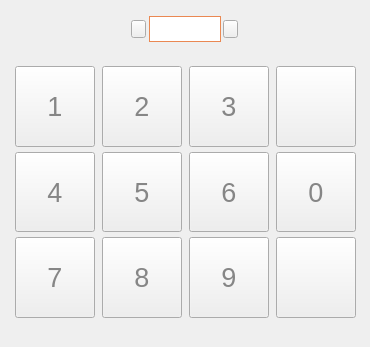
<?xml version="1.0" encoding="UTF-8"?>
<ui version="4.0">
 <class>AdjustPositionWidget</class>
 <widget class="QWidget" name="AdjustPositionWidget">
  <property name="geometry">
   <rect>
    <x>0</x>
    <y>0</y>
    <width>370</width>
    <height>347</height>
   </rect>
  </property>
  <property name="windowTitle">
   <string>Form</string>
  </property>
  <widget class="QWidget" name="keyBoardWidget" native="true">
   <property name="geometry">
    <rect>
     <x>0</x>
     <y>56</y>
     <width>370</width>
     <height>282</height>
    </rect>
   </property>
   <property name="styleSheet">
    <string notr="true">QWidget#keyBoardWidget{
border-image: url(:/kPosSetImage/adjust/keyBoardSkin.png);
}</string>
   </property>
   <layout class="QGridLayout" name="gridLayout">
    <property name="leftMargin">
     <number>15</number>
    </property>
    <property name="topMargin">
     <number>10</number>
    </property>
    <property name="rightMargin">
     <number>15</number>
    </property>
    <property name="bottomMargin">
     <number>20</number>
    </property>
    <property name="horizontalSpacing">
     <number>7</number>
    </property>
    <property name="verticalSpacing">
     <number>5</number>
    </property>
    <item row="1" column="1">
     <widget class="QPushButton" name="num5Button">
      <property name="sizePolicy">
       <sizepolicy hsizetype="Minimum" vsizetype="Minimum">
        <horstretch>0</horstretch>
        <verstretch>0</verstretch>
       </sizepolicy>
      </property>
      <property name="styleSheet">
       <string notr="true">QPushButton{
	border-image: url(:/kPosSetImage/adjust/numberKey.png);
	font-size:27px;
	font-family:&quot;微软雅黑&quot;;
	color:#868686;
}

QPushButton:pressed{
	border-image: url(:/kPosSetImage/adjust/numberKeyPressed.png);
}</string>
      </property>
      <property name="text">
       <string>5</string>
      </property>
     </widget>
    </item>
    <item row="1" column="0">
     <widget class="QPushButton" name="num4Button">
      <property name="sizePolicy">
       <sizepolicy hsizetype="Minimum" vsizetype="Minimum">
        <horstretch>0</horstretch>
        <verstretch>0</verstretch>
       </sizepolicy>
      </property>
      <property name="styleSheet">
       <string notr="true">QPushButton{
	border-image: url(:/kPosSetImage/adjust/numberKey.png);
	font-size:27px;
	font-family:&quot;微软雅黑&quot;;
	color:#868686;
}

QPushButton:pressed{
	border-image: url(:/kPosSetImage/adjust/numberKeyPressed.png);
}</string>
      </property>
      <property name="text">
       <string>4</string>
      </property>
     </widget>
    </item>
    <item row="2" column="0">
     <widget class="QPushButton" name="num7Button">
      <property name="sizePolicy">
       <sizepolicy hsizetype="Minimum" vsizetype="Minimum">
        <horstretch>0</horstretch>
        <verstretch>0</verstretch>
       </sizepolicy>
      </property>
      <property name="styleSheet">
       <string notr="true">QPushButton{
	border-image: url(:/kPosSetImage/adjust/numberKey.png);
	font-size:27px;
	font-family:&quot;微软雅黑&quot;;
	color:#868686;
}

QPushButton:pressed{
	border-image: url(:/kPosSetImage/adjust/numberKeyPressed.png);
}</string>
      </property>
      <property name="text">
       <string>7</string>
      </property>
     </widget>
    </item>
    <item row="0" column="1">
     <widget class="QPushButton" name="num2Button">
      <property name="sizePolicy">
       <sizepolicy hsizetype="Minimum" vsizetype="Minimum">
        <horstretch>0</horstretch>
        <verstretch>0</verstretch>
       </sizepolicy>
      </property>
      <property name="styleSheet">
       <string notr="true">QPushButton{
	border-image: url(:/kPosSetImage/adjust/numberKey.png);
	font-size:27px;
	font-family:&quot;微软雅黑&quot;;
	color:#868686;
}

QPushButton:pressed{
	border-image: url(:/kPosSetImage/adjust/numberKeyPressed.png);
}</string>
      </property>
      <property name="text">
       <string>2</string>
      </property>
     </widget>
    </item>
    <item row="0" column="0">
     <widget class="QPushButton" name="num1Button">
      <property name="sizePolicy">
       <sizepolicy hsizetype="Minimum" vsizetype="Minimum">
        <horstretch>0</horstretch>
        <verstretch>0</verstretch>
       </sizepolicy>
      </property>
      <property name="styleSheet">
       <string notr="true">QPushButton{
	border-image: url(:/kPosSetImage/adjust/numberKey.png);
	font-size:27px;
	font-family:&quot;微软雅黑&quot;;
	color:#868686;
}

QPushButton:pressed{
	border-image: url(:/kPosSetImage/adjust/numberKeyPressed.png);
}</string>
      </property>
      <property name="text">
       <string>1</string>
      </property>
     </widget>
    </item>
    <item row="2" column="1">
     <widget class="QPushButton" name="num8Button">
      <property name="sizePolicy">
       <sizepolicy hsizetype="Minimum" vsizetype="Minimum">
        <horstretch>0</horstretch>
        <verstretch>0</verstretch>
       </sizepolicy>
      </property>
      <property name="styleSheet">
       <string notr="true">QPushButton{
	border-image: url(:/kPosSetImage/adjust/numberKey.png);
	font-size:27px;
	font-family:&quot;微软雅黑&quot;;
	color:#868686;
}

QPushButton:pressed{
	border-image: url(:/kPosSetImage/adjust/numberKeyPressed.png);
}</string>
      </property>
      <property name="text">
       <string>8</string>
      </property>
     </widget>
    </item>
    <item row="0" column="4">
     <widget class="QPushButton" name="deleteButton">
      <property name="sizePolicy">
       <sizepolicy hsizetype="Minimum" vsizetype="Minimum">
        <horstretch>0</horstretch>
        <verstretch>0</verstretch>
       </sizepolicy>
      </property>
      <property name="styleSheet">
       <string notr="true">QPushButton{	
	border-image: url(:/kPosSetImage/adjust/delete.png);
}

QPushButton:pressed{	
	border-image: url(:/kPosSetImage/adjust/delete_pressed.png);
}</string>
      </property>
      <property name="text">
       <string/>
      </property>
     </widget>
    </item>
    <item row="1" column="2">
     <widget class="QPushButton" name="num6Button">
      <property name="sizePolicy">
       <sizepolicy hsizetype="Minimum" vsizetype="Minimum">
        <horstretch>0</horstretch>
        <verstretch>0</verstretch>
       </sizepolicy>
      </property>
      <property name="styleSheet">
       <string notr="true">QPushButton{
	border-image: url(:/kPosSetImage/adjust/numberKey.png);
	font-size:27px;
	font-family:&quot;微软雅黑&quot;;
	color:#868686;
}

QPushButton:pressed{
	border-image: url(:/kPosSetImage/adjust/numberKeyPressed.png);
}</string>
      </property>
      <property name="text">
       <string>6</string>
      </property>
     </widget>
    </item>
    <item row="0" column="2">
     <widget class="QPushButton" name="num3Button">
      <property name="sizePolicy">
       <sizepolicy hsizetype="Minimum" vsizetype="Minimum">
        <horstretch>0</horstretch>
        <verstretch>0</verstretch>
       </sizepolicy>
      </property>
      <property name="styleSheet">
       <string notr="true">QPushButton{
	border-image: url(:/kPosSetImage/adjust/numberKey.png);
	font-size:27px;
	font-family:&quot;微软雅黑&quot;;
	color:#868686;
}

QPushButton:pressed{
	border-image: url(:/kPosSetImage/adjust/numberKeyPressed.png);
}</string>
      </property>
      <property name="text">
       <string>3</string>
      </property>
     </widget>
    </item>
    <item row="1" column="4">
     <widget class="QPushButton" name="num0Button">
      <property name="sizePolicy">
       <sizepolicy hsizetype="Minimum" vsizetype="Minimum">
        <horstretch>0</horstretch>
        <verstretch>0</verstretch>
       </sizepolicy>
      </property>
      <property name="styleSheet">
       <string notr="true">QPushButton{
	border-image: url(:/kPosSetImage/adjust/numberKey.png);
	font-size:27px;
	font-family:&quot;微软雅黑&quot;;
	color:#868686;
}

QPushButton:pressed{
	border-image: url(:/kPosSetImage/adjust/numberKeyPressed.png);
}</string>
      </property>
      <property name="text">
       <string>0</string>
      </property>
     </widget>
    </item>
    <item row="2" column="2">
     <widget class="QPushButton" name="num9Button">
      <property name="sizePolicy">
       <sizepolicy hsizetype="Minimum" vsizetype="Minimum">
        <horstretch>0</horstretch>
        <verstretch>0</verstretch>
       </sizepolicy>
      </property>
      <property name="styleSheet">
       <string notr="true">QPushButton{
	border-image: url(:/kPosSetImage/adjust/numberKey.png);
	font-size:27px;
	font-family:&quot;微软雅黑&quot;;
	color:#868686;
}

QPushButton:pressed{
	border-image: url(:/kPosSetImage/adjust/numberKeyPressed.png);
}</string>
      </property>
      <property name="text">
       <string>9</string>
      </property>
     </widget>
    </item>
    <item row="2" column="4">
     <widget class="QPushButton" name="enterButton">
      <property name="sizePolicy">
       <sizepolicy hsizetype="Minimum" vsizetype="Minimum">
        <horstretch>0</horstretch>
        <verstretch>0</verstretch>
       </sizepolicy>
      </property>
      <property name="styleSheet">
       <string notr="true">QPushButton{
	border-image: url(:/kPosSetImage/adjust/enter.png);
}

QPushButton:pressed{	
	border-image: url(:/kPosSetImage/adjust/enterPressed.png);
}</string>
      </property>
      <property name="text">
       <string/>
      </property>
     </widget>
    </item>
   </layout>
  </widget>
  <widget class="QWidget" name="adjustSkinWidget" native="true">
   <property name="geometry">
    <rect>
     <x>118</x>
     <y>0</y>
     <width>133</width>
     <height>49</height>
    </rect>
   </property>
   <property name="minimumSize">
    <size>
     <width>133</width>
     <height>49</height>
    </size>
   </property>
   <property name="maximumSize">
    <size>
     <width>133</width>
     <height>49</height>
    </size>
   </property>
   <property name="styleSheet">
    <string notr="true">QWidget#adjustSkinWidget{
	border-image: url(:/kPosSetImage/adjust/adjustPositionRect.png);
}</string>
   </property>
   <widget class="QPushButton" name="leftArrowButton">
    <property name="geometry">
     <rect>
      <x>13</x>
      <y>20</y>
      <width>15</width>
      <height>18</height>
     </rect>
    </property>
    <property name="styleSheet">
     <string notr="true">QPushButton{
	border-image: url(:/kPosSetImage/adjust/leftArrow.png);
}

QPushButton:pressed{
	
	border-image: url(:/kPosSetImage/adjust/leftArrowPressed.png);
}
</string>
    </property>
    <property name="text">
     <string/>
    </property>
   </widget>
   <widget class="QPushButton" name="rightArrowButton">
    <property name="geometry">
     <rect>
      <x>105</x>
      <y>20</y>
      <width>15</width>
      <height>18</height>
     </rect>
    </property>
    <property name="styleSheet">
     <string notr="true">QPushButton{
	border-image: url(:/kPosSetImage/adjust/rightArrow.png);
}

QPushButton:pressed{
	border-image: url(:/kPosSetImage/adjust/rightArrowPressed.png);
}
</string>
    </property>
    <property name="text">
     <string/>
    </property>
   </widget>
   <widget class="QLineEdit" name="lineEdit">
    <property name="geometry">
     <rect>
      <x>31</x>
      <y>16</y>
      <width>72</width>
      <height>26</height>
     </rect>
    </property>
    <property name="styleSheet">
     <string notr="true">border: 1px solid #ea8852;
font-size:16px;
font-family:&quot;微软雅黑&quot;;
color:#333333;
padding-left:0px;</string>
    </property>
    <property name="text">
     <string/>
    </property>
    <property name="maxLength">
     <number>6</number>
    </property>
    <property name="alignment">
     <set>Qt::AlignCenter</set>
    </property>
   </widget>
  </widget>
 </widget>
 <resources/>
 <connections/>
</ui>
